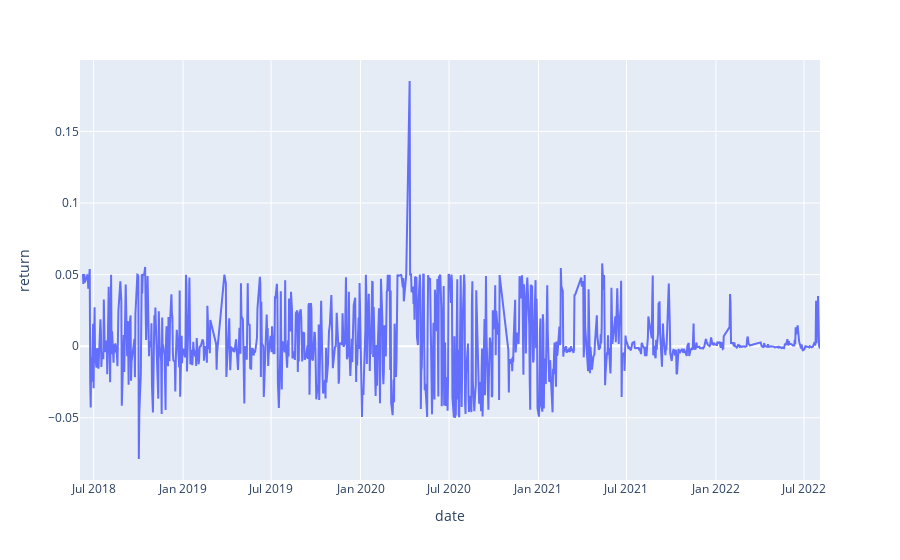

The notebook cell this image was saved under:
### Markdown cell above
<p dir=rtl style="direction: rtl;text-align: right;line-height:200%;font-family:vazir;font-size:medium">
<font face="vazir" size=3>
ستون
<code>return</code>
میزان بازدهی روزانه را نشان میدهد.
نمودار تغییرات 
آن 
را در طول
زمان رسم کنید.
</font>
</p>

### Code cell
# line plot of return column
return_line = px.___(...)
return_line.___()

### Figure 1 — Plotly figure (JSON) as saved in the notebook; plotly's stock layout.template omitted (floating-point values rounded to 4 significant figures; data arrays with more than 128 entries replaced by an {"elided": "..."} marker saying what was removed)
{"data": [{"hovertemplate": "date=%{x}<br>return=%{y}<extra></extra>", "legendgroup": "", "line": {"color": "#636efa", "dash": "solid"}, "marker": {"symbol": "circle"}, "mode": "lines", "name": "", "orientation": "v", "showlegend": false, "type": "scatter", "x": {"elided": "949 str values"}, "xaxis": "x", "y": {"elided": "949 float values"}, "yaxis": "y"}], "layout": {"legend": {"tracegroupgap": 0}, "margin": {"t": 60}, "xaxis": {"anchor": "y", "domain": [0, 1], "title": {"text": "date"}}, "yaxis": {"anchor": "x", "domain": [0, 1], "title": {"text": "return"}}}}
